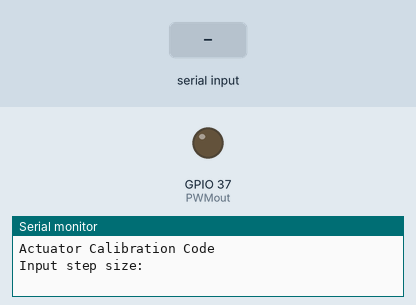
Recording of a sketch running on a simulated ESP32. Parts: output pins drawn as LEDs (lit = HIGH), the last lines printed to the serial monitor. The inputs (shaded band) are chosen by the test bench.

Above: at 0.8 s.
0.9 s: "1" received over Serial
2.4 s: "0" received over Serial
At 3.4 s:
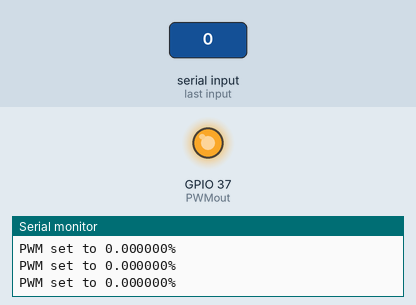
Timing chart, 0 to 5.4 s (numbered marks = the images above; inputs shaded):
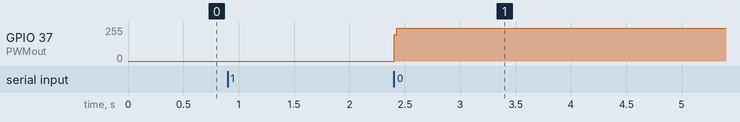

The sketch:

Actuator_Cal.ino
```cpp
/*
   DESCRIPTION:
   Program to calibrate actuator using external set of scales.
   Loops through PWM cycles on keypress by chosen step.
   To be used for actuator calibration for accurate control.

   UNTESTED!

   WRITTEN BY: Boris Yanchev

   VERSION: 1.1

   NOTES:
   -19/03 - initial creation.
   -19/03 - added comments and fixed variables.

*/

#define MinPWM 0
#define MaxPWM 255

int PWMout = A1;


//Intinite loop until key is pressed.
void waitForPress() {
  while (true) {
    if (Serial.available() > 0) {
      break;
    }
  }
}

//Function returns step value input on serial terminal.
int getStep(){
  Serial.printf("\nInput step size:\n");
  while (true){
    if(Serial.available()>0){
      break;
      }
    }
  return Serial.read();
  }

void setup() {
  pinMode(PWMout, OUTPUT);

  Serial.begin(9600);
  Serial.print("\nActuator Calibration Code\n");
  int step = getStep();

  for (int i = MinPWM; i <= MaxPWM; i += step) {
    analogWrite(PWMout, i);
    Serial.printf("\nPWM set to %f%\n", i / 255 * 100);
    waitForPress();
  }
}

void loop() {

}
```

Measured:
- after the input at 2.4 s, GPIO 37 (PWMout): 0/255 → 245/255 at once
